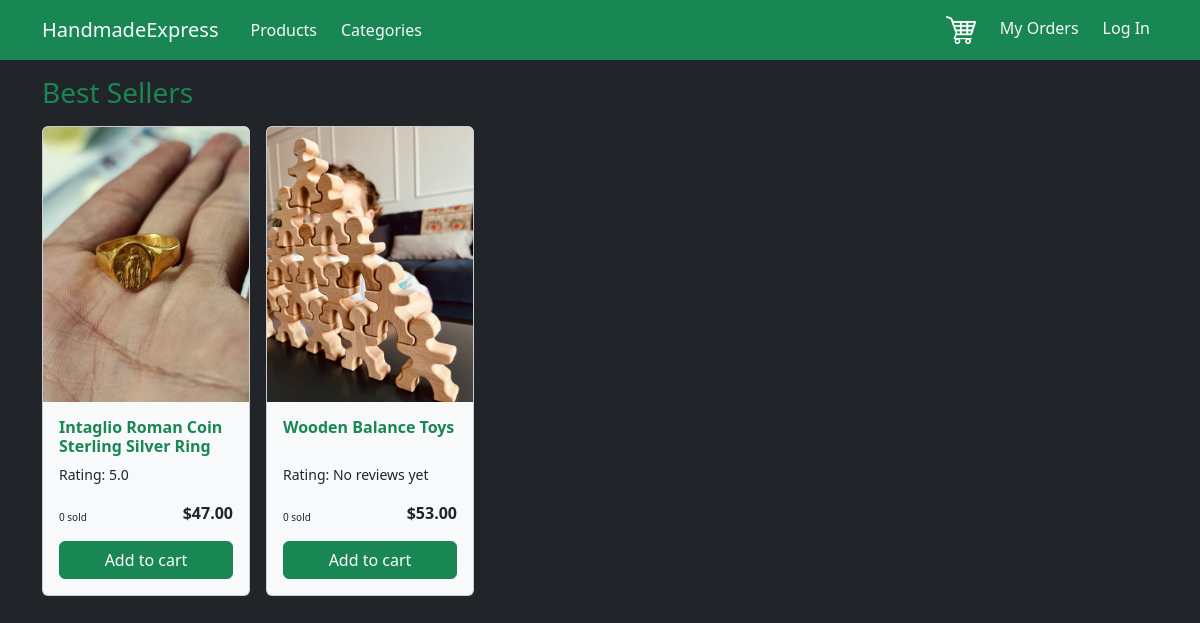
The page / on the database its author committed.
### ShopApp/models.py (models this page shows, shortened)
class Product(models.Model):
    name = models.CharField(max_length=200)
    price = models.DecimalField(decimal_places=2, max_digits=10, validators=[MinValueValidator(0)])
    quantity = models.PositiveIntegerField(validators=[MinValueValidator(0)])
    description = models.TextField()
    image = models.ImageField(upload_to='images/')
    category = models.ForeignKey(Category, on_delete=models.CASCADE)
    material = models.ForeignKey(Material, on_delete=models.CASCADE)
    color = models.ForeignKey(Color, on_delete=models.CASCADE)
    seller = models.ForeignKey(CustomUser, on_delete=models.CASCADE, related_name='products')
    created_at = models.DateTimeField(auto_now_add=True)
    sold = models.IntegerField(default=0)
    slug = models.SlugField(default="", max_length=200, unique=True)
    def calculate_average_rating(self):
        if len(self.reviews.all()) == 0:
            return 'No reviews yet'
        total = 0
        for review in self.reviews.all():
            total += review.rating
        return total / len(self.reviews.all()) if len(self.reviews.all()) > 0 else 0

class Review(models.Model):
    created_at = models.DateTimeField(auto_now_add=True)
    updated_at = models.DateTimeField(auto_now=True)
    rating = models.PositiveIntegerField(validators=[MinValueValidator(1), MaxValueValidator(5)])
    comment = models.TextField(null=True, blank=True)
    image = models.ImageField(upload_to='images/', null=True, blank=True)
    customer = models.ForeignKey(CustomUser, on_delete=models.CASCADE)
    product = models.ForeignKey(Product, on_delete=models.CASCADE, related_name='reviews')
    class Meta:
        unique_together = ['customer', 'product']

### ShopApp/views.py (the view)
# urls.py: path('', views.index, name='index'),
def index(request):
    items = list(Product.objects.order_by('-sold')[:5])
    random.shuffle(items)
    return render(request, 'ShopApp/index.html', {
        "products": items
    })

### ShopApp/templates/ShopApp/index.html (shortened to what this page needs)
{% extends 'base.html' %}
{% block content %}
    <section>
        <h3 class="text-success">Best Sellers</h3>
        <div class="mt-3 d-flex me-auto ms-auto">
            {% for product in products %}
                {% include "ShopApp/includes/product.html" %}
            {% endfor %}
        </div>
    </section>
{% endblock %}

### ShopApp/templates/ShopApp/includes/product.html
<div class="card bg-light me-3" style="width: 13rem;">
    <a href="{% url 'product_detail' product.slug %}">
        <img src="{{ product.image.url }}" class="card-img-top" alt="{{ product.name }}">
    </a>
    <div class="card-body d-flex flex-column justify-content-between">
        <div>
            <a href="{% url 'product_detail' product.slug %}" class="text-decoration-none text-success">
                <h6 class="fw-bold card-title">{{ product.name }}</h6>
            </a>
        </div>
        <div class="d-flex flex-column justify-content-end">
            <p style="font-size: 14px">Rating: {{ product.calculate_average_rating }}</p>
            <div class="d-flex justify-content-between">
                <p class="align-self-end" style="font-size: 10px">{{ product.sold }} sold</p>
                <p class="fw-bold align-self-end">${{ product.price }}</p>
            </div>
            <a href="#" class="btn btn-success">Add to cart</a>
        </div>
    </div>
</div>

### rows shown on the page
Product: image (picture), name "Intaglio Roman Coin Sterling Silver Ring", calculate_average_rating "5.0", sold "0", price "47.00"
Product: image (picture), name "Wooden Balance Toys", calculate_average_rating "No reviews yet", sold "0", price "53.00"
